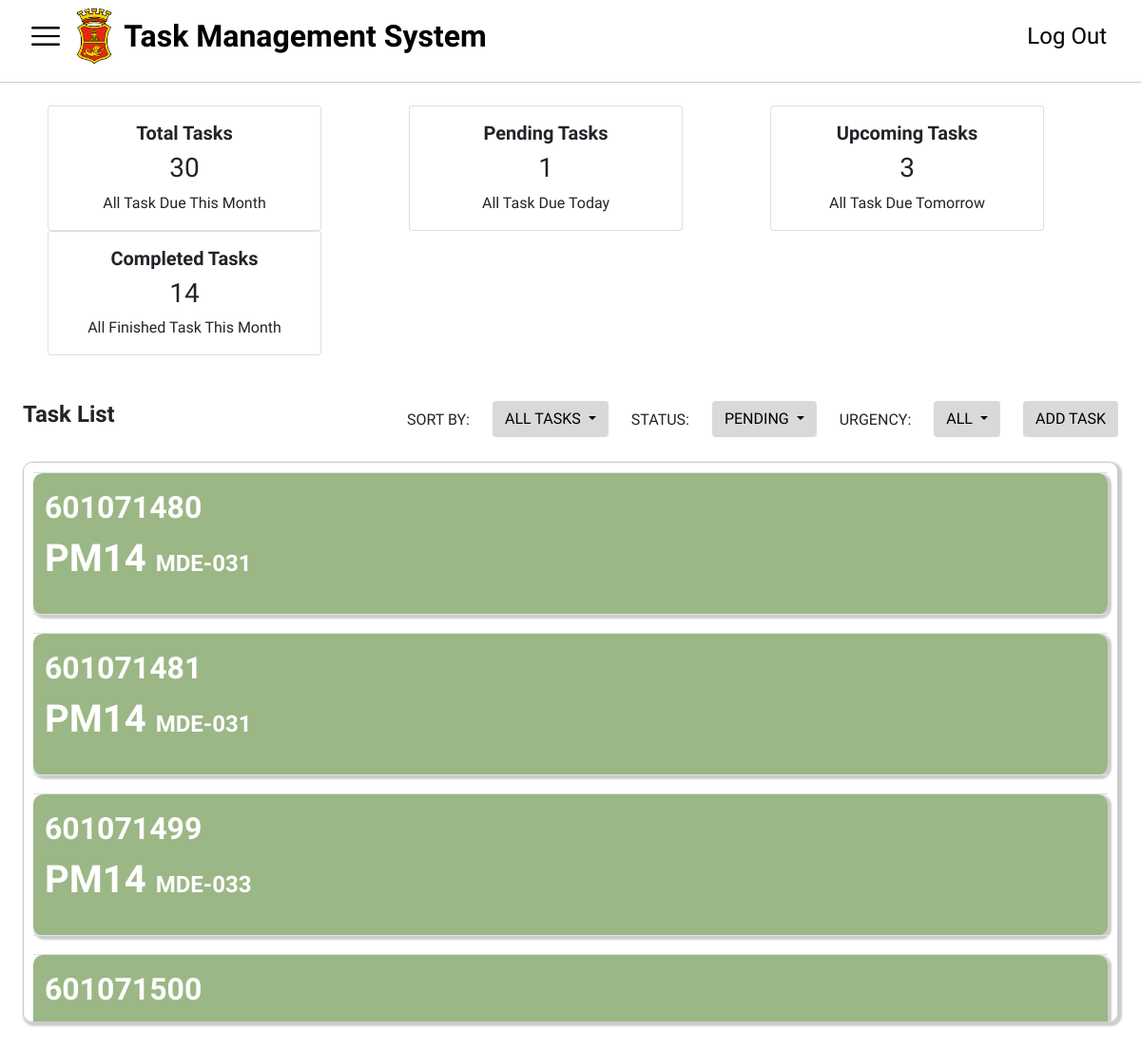
/dashboard.php?sort=all&status=pending&urgency=all, run on the app's committed database.
### tables this page shows
CREATE TABLE `tasks` (
  `taskID` int(11) NOT NULL,
  `startDate` date DEFAULT NULL,
  `orderType` varchar(255) DEFAULT NULL,
  `orderDescription` varchar(255) DEFAULT NULL,
  `maintenance_plan` varchar(255) DEFAULT NULL,
  `mpDescription` varchar(255) DEFAULT NULL,
  `mainWorkCtr` varchar(255) DEFAULT NULL,
  `systemStatus` varchar(255) DEFAULT NULL,
  `ssDescription` varchar(255) DEFAULT NULL,
  `plannerGroup` varchar(255) DEFAULT NULL,
  `costCenter` varchar(255) DEFAULT NULL,
  `equipmentID` int(11) DEFAULT NULL,
  `taskStatus` enum('Pending','Completed') NOT NULL DEFAULT 'Pending',
  `urgency` enum('Low','Medium','High') NOT NULL DEFAULT 'Low'
);

### dashboard.php (the view, shortened to what this page needs)
<?php
include('conn.php');
$selectedSort = isset($_GET['sort']) ? $_GET['sort'] : 'all';
$selectedStatus = isset($_GET['status']) ? $_GET['status'] : 'all';
$selectedUrgency = isset($_GET['urgency']) ? $_GET['urgency'] : 'all';
$currentDate = date('Y-m-d');
$tomorrowDate = date('Y-m-d', strtotime('+1 day'));
$firstDayOfMonth = date('Y-m-01');
$lastDayOfMonth = date('Y-m-t');
$query = "SELECT * FROM tasks WHERE startDate BETWEEN '$firstDayOfMonth' AND '$lastDayOfMonth'";
switch ($selectedStatus) {
    case 'pending':
        $query .= " AND taskStatus = 'Pending'";
        break;
}
$result = mysqli_query($conn, $query);
$sqlTotalTasks = "SELECT COUNT(*) AS totalTasks FROM tasks WHERE startDate BETWEEN '$firstDayOfMonth' AND '$lastDayOfMonth'";
$resultTotalTasks = mysqli_query($conn, $sqlTotalTasks);
$rowTotalTasks = mysqli_fetch_assoc($resultTotalTasks);
$totalTasks = $rowTotalTasks['totalTasks'];
$sqlPendingTasks = "SELECT COUNT(*) AS pendingTasks FROM tasks WHERE startDate = '$currentDate' AND startDate BETWEEN '$firstDayOfMonth' AND '$lastDayOfMonth'";
$resultPendingTasks = mysqli_query($conn, $sqlPendingTasks);
$rowPendingTasks = mysqli_fetch_assoc($resultPendingTasks);
$pendingTasks = $rowPendingTasks['pendingTasks'];
$sqlUpcomingTasks = "SELECT COUNT(*) AS upcomingTasks FROM tasks WHERE startDate = '$tomorrowDate' AND startDate BETWEEN '$firstDayOfMonth' AND '$lastDayOfMonth'";
$resultUpcomingTasks = mysqli_query($conn, $sqlUpcomingTasks);
$rowUpcomingTasks = mysqli_fetch_assoc($resultUpcomingTasks);
$upcomingTasks = $rowUpcomingTasks['upcomingTasks'];
$sqlCompletedTasks = "SELECT COUNT(*) AS completedTasks FROM tasks WHERE taskStatus = 'Completed' AND startDate BETWEEN '$firstDayOfMonth' AND '$lastDayOfMonth'";
$resultCompletedTasks = mysqli_query($conn, $sqlCompletedTasks);
$rowCompletedTasks = mysqli_fetch_assoc($resultCompletedTasks);
$completedTasks = $rowCompletedTasks['completedTasks'];
?>
<!DOCTYPE html>
<html lang="en">
<head>
  <?php
    include('header.php');
  ?>
</head>
<body>
  <nav class="navbar navbar-expand-lg bg-body-tertiary">
    <div class="container-fluid" id="side-menu">
      <img src="images/menu-bar.png" data-bs-toggle="offcanvas" href="#offcanvasExample" aria-controls="offcanvasExample" id="burger">
      <div class="collapse navbar-collapse" id="navbarNav">
        <img src="images/San_Miguel_Corporation_logo.webp" id="navlogo"><br>
        <a class="navbar-brand" id="tms" href="dashboard.php">Task Management System</a>
        <ul class="navbar-nav ms-auto">
          <li class="nav-item">
            <a class="nav-link" href="index.php" id="logout">Log Out</a>
          </li>
        </ul>
      </div>
    </div>
  </nav>
  <div class="header-divider"></div><br>
  <div class="container text-center">
    <div class="row">
        <div class="col mx-2">
            <div class="card" style="width: 18rem;">
                <div class="card-body">
                    <h5 class="card-title fw-bold">Total Tasks</h5>
                    <h3><?php echo $totalTasks; ?></h3>
                    <h7>All Task Due This Month</h7>
                </div>
            </div>
        </div>
        <div class="col mx-2">
            <div class="card" style="width: 18rem;">
                <div class="card-body">
                    <h5 class="card-title fw-bold">Pending Tasks</h5>
                    <h3 class="card-text"><?php echo $pendingTasks; ?></h3>
                    <h7>All Task Due Today</h7>
                </div>
            </div>
        </div>
        <div class="col mx-2">
            <div class="card" style="width: 18rem;">
                <div class="card-body">
                    <h5 class="card-title fw-bold">Upcoming Tasks</h5>
                    <h3 class="card-text"><?php echo $upcomingTasks; ?></h3>
                    <h7>All Task Due Tomorrow</h7>
                </div>
            </div>
        </div>
        <div class="col mx-2">
            <div class="card" style="width: 18rem;">
                <div class="card-body">
                    <h5 class="card-title fw-bold">Completed Tasks</h5>
                    <h3 class="card-text"><?php echo $completedTasks; ?></h3>
                    <h7>All Finished Task This Month</h7>
                </div>
            </div>
        </div>
    </div>
</div>
  <div class="mx-4 mt-5">
    <div class="row">
      <div class="col">
      <h4 class="fw-bold">Task List</h4>
      </div>
      <div class="col-auto pt-2">
        <p>SORT BY:</p>
      </div>
      <div class="col-auto">
        <div class="dropdown">
            <button class="btn dropdown-toggle" type="button" id="sortDropdown" data-bs-toggle="dropdown" aria-expanded="false">
                <?php echo strtoupper($selectedSort === 'all' ? 'ALL TASKS' : $selectedSort); ?>
            </button>
        </div>
      </div>
      <div class="col-auto pt-2">
        <p>STATUS:</p>
      </div>
      <div class="col-auto">
        <div class="dropdown">
            <button class="btn dropdown-toggle" type="button" id="statusDropdown" data-bs-toggle="dropdown" aria-expanded="false">
                <?php echo strtoupper($selectedStatus === 'all' ? 'ALL' : $selectedStatus); ?>
            </button>
        </div>
      </div>
      <div class="col-auto pt-2">
        <p>URGENCY:</p>
      </div>
      <div class="col-auto">
        <div class="dropdown">
            <button class="btn dropdown-toggle" type="button" id="urgencyDropdown" data-bs-toggle="dropdown" aria-expanded="false">
                <?php echo strtoupper($selectedUrgency === 'all' ? 'ALL' : $selectedUrgency); ?>
            </button>
        </div>
      </div>
      <div class="col-auto">
          <button type="button" class="btn " data-bs-toggle="modal" data-bs-target="#exampleModal" id="addtask">ADD TASK</button>
      </div>
    </div>
  </div>
  <div class="mt-3 mx-4" id="notiflist">
    <table class="table">
        <?php
        if ($result) {
          while ($row = mysqli_fetch_assoc($result)) {
              $urgencyClass = '';
              if ($row['urgency'] === 'Low') {
                  $urgencyClass = 'low-urgency';
              } elseif ($row['urgency'] === 'Medium') {
                  $urgencyClass = 'medium-urgency';
              } elseif ($row['urgency'] === 'High') {
                  $urgencyClass = 'high-urgency';
              } else {
                  $urgencyClass = 'default-urgency';
              }
              echo '<tr onclick="fillModal(' . $row['taskID'] . ', \'' .
              (isset($row['orderType']) ? htmlspecialchars($row['orderType']) : '') . '\', \'' .
              (isset($row['mainWorkCtr']) ? htmlspecialchars($row['mainWorkCtr']) : '') . '\', \'' .
              (isset($row['orderDescription']) ? htmlspecialchars($row['orderDescription']) : '') . '\', \'' .
              (isset($row['maintenance_plan']) ? htmlspecialchars($row['maintenance_plan']) : '') . '\', \'' .
              (isset($row['mpDescription']) ? htmlspecialchars($row['mpDescription']) : '') . '\', \'' .
              (isset($row['systemStatus']) ? htmlspecialchars($row['systemStatus']) : '') . '\', \'' .
              (isset($row['ssDescription']) ? htmlspecialchars($row['ssDescription']) : '') . '\', \'' .
              (isset($row['plannerGroup']) ? htmlspecialchars($row['plannerGroup']) : '') . '\', \'' .
              (isset($row['costCenter']) ? htmlspecialchars($row['costCenter']) : '') . '\', \'' .
              (isset($row['equipmentID']) ? htmlspecialchars($row['equipmentID']) : '') . '\', \'' .
              (isset($row['taskStatus']) ? htmlspecialchars($row['taskStatus']) : '') . '\')"
              data-bs-toggle="modal" data-bs-target="#updateTaskModal" class="' . $urgencyClass . '">';
              echo '<td>';
              echo '<p class="taskid">' . htmlspecialchars($row['taskID']) . '</p>';
              echo '<p class="order-type">' . htmlspecialchars($row['orderType']) . ' <span class="main-work-ctr">' . htmlspecialchars($row['mainWorkCtr']) . '</span></p>';
              echo '</td>';
              echo '</tr>';
              echo '<tr style="height: 20px;"></tr>';
          }
      } else {
          echo '<tr><td colspan="2">Failed to fetch data from database.</td></tr>';
      }
        ?>
    </table>
</div>
</body>
</html>

### styles/style.css (style rules this page uses)
body, html { height: 100%; margin: 0; font-family: "Exo 2" !important; }
#navlogo { width: 2.5%; outline: #000; min-width: 40px; min-height: 40px; }
#tms { font-size: 32px; font-weight: bold; text-align: left; margin-left: 1%; color: rgb(0, 0, 0); cursor: pointer; }
#burger { width: 40px; margin-right: 1%; min-width: 40px; }
#side-menu { font-family: "Exo 2"; }
#logout { font-size: 24px; text-align: right; color: #000; }
#navbarNav { border-bottom: #000; border-width: 1px; }
#addtask, #sortDropdown { float: right; background-color: #d9d9d9; stroke: #d9d9d9; color: #000; }
#statusDropdown, #urgencyDropdown { float: right; background-color: #d9d9d9; stroke: #d9d9d9; color: #000; }
#notiflist { max-height: 590px; overflow-y: auto; border: 1px solid #ccc; border-radius: 10px; box-shadow: 2px 2px 2px 2px #ccc; padding: 10px; padding-bottom: 20px; color: #000; }
#notiflist table { width: 100%; border-collapse: collapse; margin-bottom: 20px; }
#notiflist td { padding: 12px; color: #ffffff; border-radius: 10px; box-shadow: 2px 2px 2px 2px #ccc; cursor: pointer; }
#notiflist td .order-type { display: inline-block; margin-right: 10px; font-size: 40px; font-weight: bold; }
#notiflist td .main-work-ctr { font-size: 24px; font-weight: bold; }
#notiflist td .taskid { font-size: 32px; margin-bottom: 0; font-weight: bold; }
#notiflist tr { margin-top: 2%; margin-bottom: 2%; }
#notiflist a, #notiflist p { text-decoration: none; color: inherit; }
.header-divider { height: 1px; background-color: #ccc; margin-top: 10px; }
.low-urgency { background-color: rgba(131, 166, 103, 0.8); color: white; }

### data on the page
tasks: taskID "601071480", orderType "PM14", mainWorkCtr "MDE-031"
tasks: taskID "601071481", orderType "PM14", mainWorkCtr "MDE-031"
tasks: taskID "601071499", orderType "PM14", mainWorkCtr "MDE-033"
tasks: taskID "601071500"

### other printed values
$totalTasks "30"
$pendingTasks "1"
$upcomingTasks "3"
$completedTasks "14"
$selectedSort === 'all' ? 'ALL TASKS' : $selectedSort "ALL TASKS"
$selectedStatus === 'all' ? 'ALL' : $selectedStatus "PENDING"
$selectedUrgency === 'all' ? 'ALL' : $selectedUrgency "ALL"
